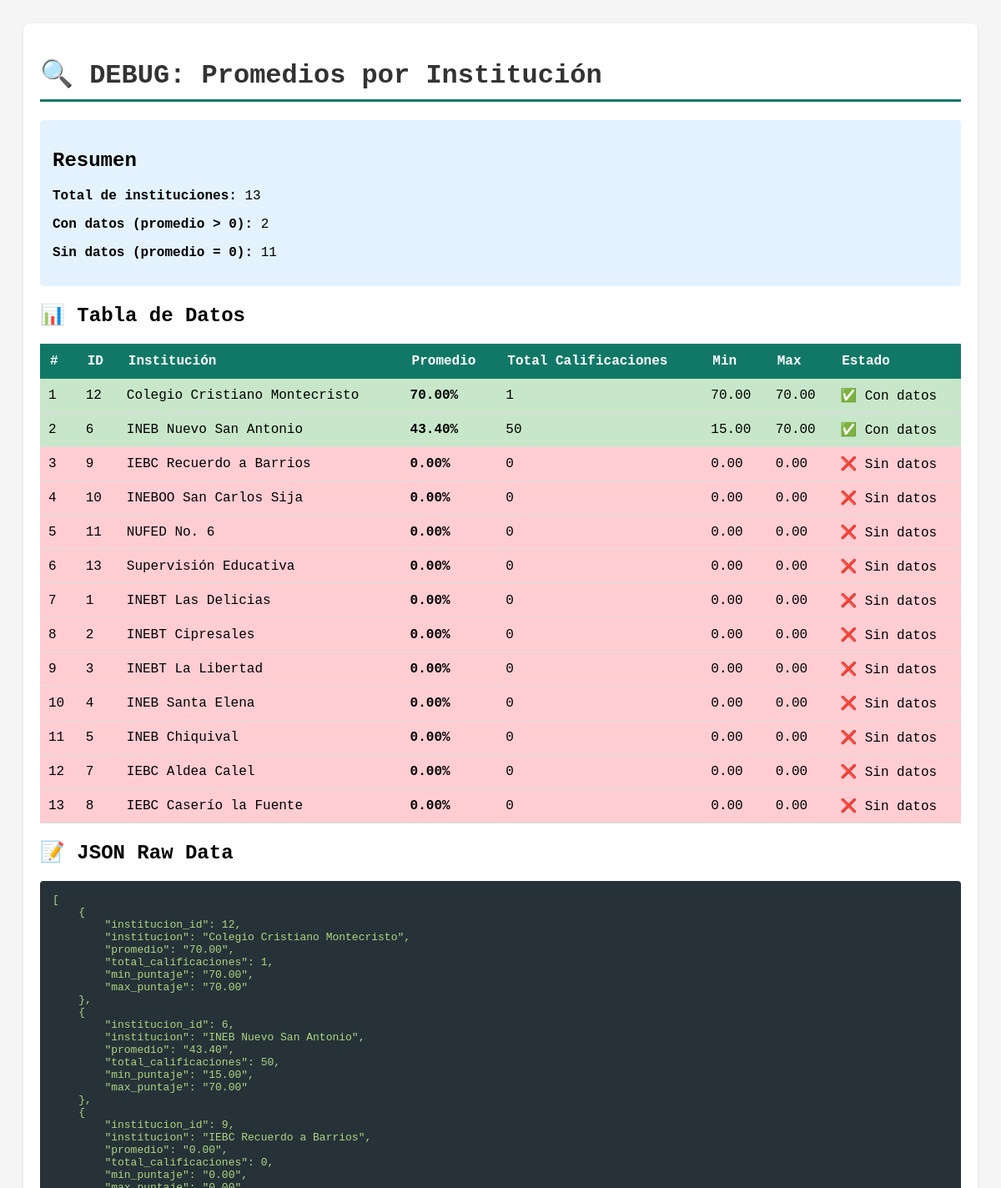
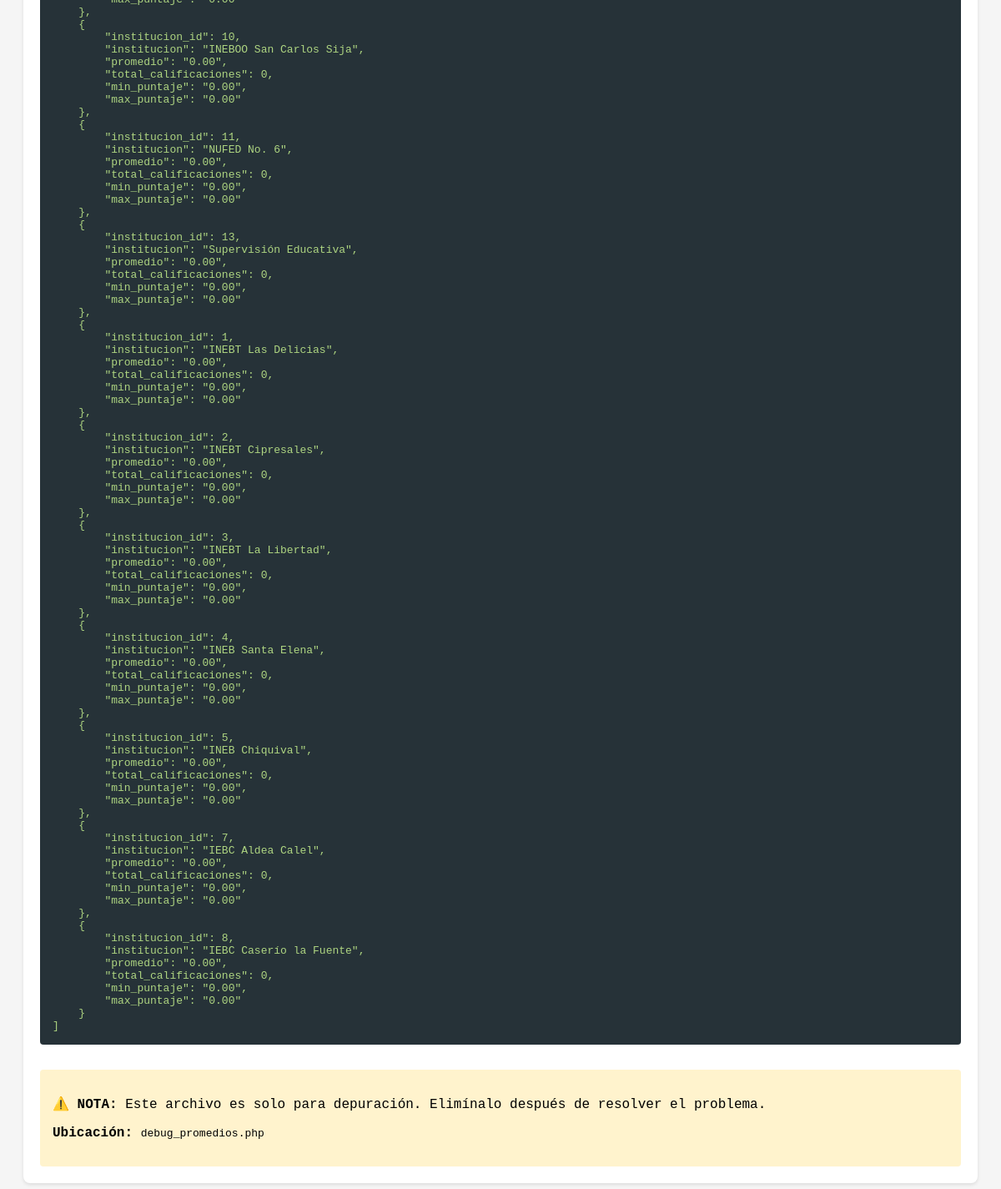
Screenshot of /debug_promedios.php with the database file from the repository (2 pictures, top to bottom).
### tables this page shows
CREATE TABLE `instituciones` (
  `id` bigint(20) NOT NULL,
  `distrito_id` bigint(20) NOT NULL,
  `nombre` varchar(160) NOT NULL,
  `codigo` varchar(40) DEFAULT NULL,
  `tipo` varchar(60) DEFAULT NULL,
  `direccion` varchar(200) DEFAULT NULL,
  `activo` tinyint(1) NOT NULL DEFAULT '1'
);

### models/Reportes.php (called while the page is built, shortened)
<?php
class ReportesModel {
    private $Conexion;
    public function __construct() {
        require_once "config/database.php";
        $this->Conexion = new ClaseConexion();
    }
    public function obtenerPromediosPorInstitucion($filtros = []) {
        try {
            $this->ConexionSql = $this->Conexion->CrearConexion();
            $params = [];
            $joinFilter = '';
            $sql = "SELECT
                        i.id as institucion_id,
                        i.nombre as institucion,
                        COALESCE(ROUND(AVG(c.puntaje), 2), 0) as promedio,
                        COUNT(c.id) as total_calificaciones,
                        COALESCE(ROUND(MIN(c.puntaje), 2), 0) as min_puntaje,
                        COALESCE(ROUND(MAX(c.puntaje), 2), 0) as max_puntaje
                    FROM instituciones i
                    LEFT JOIN calificaciones c
                      ON c.institucion_id = i.id
                     AND c.activo = 1
                     $joinFilter
                    WHERE 1=1";
            $sql .= " GROUP BY i.id, i.nombre
                      ORDER BY promedio DESC, total_calificaciones DESC
                      LIMIT 15";
            $stmt = $this->ConexionSql->prepare($sql);
            $stmt->execute($params);
            $resultados = $stmt->fetchAll(PDO::FETCH_ASSOC);
            return $resultados;
        } catch (Exception $e) {
            error_log('ERROR obtenerPromediosPorInstitucion: ' . $e->getMessage());
            return [];
        } finally {
            $this->Conexion->CerrarConexion();
        }
    }
}

### config/database.php (called while the page is built, shortened)
<?php
	class ClaseConexion
	{
		private $Servidor;
		private $Usuario;
		private $Contraseña;
		private $DataBase;
		private $ConexionSql;
		private $JuegoCaracteres;
		public function __construct ()
		{
		    $this->Usuario = 'system';
			$this->Contraseña = '31107449';
			$this->DataBase = 'dbname=dbsupervision';
			$this->Servidor = 'mysql:host=localhost;';
			$this->JuegoCaracteres = 'charset=utf8mb4';
		}
    	public function CrearConexion ()
        {
            try
            {
				$this->ConexionSql = new PDO(
					$this->Servidor.$this->DataBase.';'.$this->JuegoCaracteres,
					$this->Usuario,
					$this->Contraseña,
					array(
						PDO::ATTR_PERSISTENT => true,
						PDO::MYSQL_ATTR_MULTI_STATEMENTS => true,
						PDO::MYSQL_ATTR_INIT_COMMAND => "SET NAMES utf8mb4"
					)
				);
            }
			catch (PDOException $e)
			{
				throw new Exception("Error al crear la conexion: " . $e->getMessage());
			}
            return $this->ConexionSql;
        }
		public function CerrarConexion ()
		{
			try
			{
				$this->ConexionSql = null;
			}
			catch (Exception $e)
			{
				error_log("Error al cerrar la conexion: " . $e->getMessage());
			}
		}
	}
?>

### debug_promedios.php (the view, shortened to what this page needs)
<?php
require_once 'config/database.php';
require_once 'models/Reportes.php';
$modelo = new ReportesModel();
$promedios = $modelo->obtenerPromediosPorInstitucion([]);
?>
<!DOCTYPE html>
<html lang="es">
<head>
</head>
<body>
    <div class="container">
        <h1>🔍 DEBUG: Promedios por Institución</h1>
        <div class="summary">
            <h2>Resumen</h2>
            <p><strong>Total de instituciones:</strong> <?= count($promedios) ?></p>
            <p><strong>Con datos (promedio > 0):</strong> <?= count(array_filter($promedios, function($p) { return $p['promedio'] > 0; })) ?></p>
            <p><strong>Sin datos (promedio = 0):</strong> <?= count(array_filter($promedios, function($p) { return $p['promedio'] == 0; })) ?></p>
        </div>
        <h2>📊 Tabla de Datos</h2>
        <table>
            <thead>
                <tr>
                    <th>#</th>
                    <th>ID</th>
                    <th>Institución</th>
                    <th>Promedio</th>
                    <th>Total Calificaciones</th>
                    <th>Min</th>
                    <th>Max</th>
                    <th>Estado</th>
                </tr>
            </thead>
            <tbody>
                <?php foreach ($promedios as $idx => $inst): ?>
                <tr class="<?= $inst['promedio'] > 0 ? 'con-datos' : 'sin-datos' ?>">
                    <td><?= $idx + 1 ?></td>
                    <td><?= $inst['institucion_id'] ?></td>
                    <td><?= htmlspecialchars($inst['institucion']) ?></td>
                    <td><strong><?= number_format($inst['promedio'], 2) ?>%</strong></td>
                    <td><?= $inst['total_calificaciones'] ?></td>
                    <td><?= number_format($inst['min_puntaje'], 2) ?></td>
                    <td><?= number_format($inst['max_puntaje'], 2) ?></td>
                    <td><?= $inst['promedio'] > 0 ? '✅ Con datos' : '❌ Sin datos' ?></td>
                </tr>
                <?php endforeach; ?>
            </tbody>
        </table>
        <h2>📝 JSON Raw Data</h2>
        <pre><?= json_encode($promedios, JSON_PRETTY_PRINT | JSON_UNESCAPED_UNICODE) ?></pre>
        <div style="margin-top: 30px; padding: 15px; background: #fff3cd; border-radius: 4px;">
            <p><strong>⚠️ NOTA:</strong> Este archivo es solo para depuración. Elimínalo después de resolver el problema.</p>
            <p><strong>Ubicación:</strong> <code>debug_promedios.php</code></p>
        </div>
    </div>
</body>
</html>

### debug_promedios.php (style rules this page uses)
body { font-family: 'Courier New', monospace; padding: 20px; background: #f5f5f5; }
.container { max-width: 1200px; margin: 0 auto; background: white; padding: 20px; border-radius: 8px; box-shadow: 0 2px 4px rgba(0,0,0,0.1); }
h1 { color: #333; border-bottom: 3px solid #117867; padding-bottom: 10px; }
.summary { background: #e3f2fd; padding: 15px; border-radius: 4px; margin: 20px 0; }
table { width: 100%; border-collapse: collapse; margin: 20px 0; }
th { background: #117867; color: white; padding: 12px; text-align: left; }
td { padding: 10px; border-bottom: 1px solid #ddd; }
.con-datos { background: #c8e6c9; }
.sin-datos { background: #ffcdd2; }
pre { background: #263238; color: #aed581; padding: 15px; border-radius: 4px; overflow-x: auto; }

### rows the page displays
instituciones: id "12", nombre "Colegio Cristiano Montecristo", promedio "70.00", total_calificaciones "1", min_puntaje "70.00", max_puntaje "70.00", shows "✅ Con datos"
instituciones: id "6", nombre "INEB Nuevo San Antonio", promedio "43.40", total_calificaciones "50", min_puntaje "15.00", max_puntaje "70.00", shows "✅ Con datos"
instituciones: id "9", nombre "IEBC Recuerdo a Barrios", promedio "0.00", total_calificaciones "0", min_puntaje "0.00", max_puntaje "0.00", shows "❌ Sin datos"
instituciones: id "10", nombre "INEBOO San Carlos Sija", promedio "0.00", total_calificaciones "0", min_puntaje "0.00", max_puntaje "0.00", shows "❌ Sin datos"
instituciones: id "11", nombre "NUFED No. 6", promedio "0.00", total_calificaciones "0", min_puntaje "0.00", max_puntaje "0.00", shows "❌ Sin datos"
instituciones: id "13", nombre "Supervisión Educativa", promedio "0.00", total_calificaciones "0", min_puntaje "0.00", max_puntaje "0.00", shows "❌ Sin datos"
instituciones: id "1", nombre "INEBT Las Delicias", promedio "0.00", total_calificaciones "0", min_puntaje "0.00", max_puntaje "0.00", shows "❌ Sin datos"
instituciones: id "2", nombre "INEBT Cipresales", promedio "0.00", total_calificaciones "0", min_puntaje "0.00", max_puntaje "0.00", shows "❌ Sin datos"
instituciones: id "3", nombre "INEBT La Libertad", promedio "0.00", total_calificaciones "0", min_puntaje "0.00", max_puntaje "0.00", shows "❌ Sin datos"
instituciones: id "4", nombre "INEB Santa Elena", promedio "0.00", total_calificaciones "0", min_puntaje "0.00", max_puntaje "0.00", shows "❌ Sin datos"
instituciones: id "5", nombre "INEB Chiquival", promedio "0.00", total_calificaciones "0", min_puntaje "0.00", max_puntaje "0.00", shows "❌ Sin datos"
instituciones: id "7", nombre "IEBC Aldea Calel", promedio "0.00", total_calificaciones "0", min_puntaje "0.00", max_puntaje "0.00", shows "❌ Sin datos"
instituciones: id "8", nombre "IEBC Caserío la Fuente", promedio "0.00", total_calificaciones "0", min_puntaje "0.00", max_puntaje "0.00", shows "❌ Sin datos"

### other values shown
count($promedios) "13"
